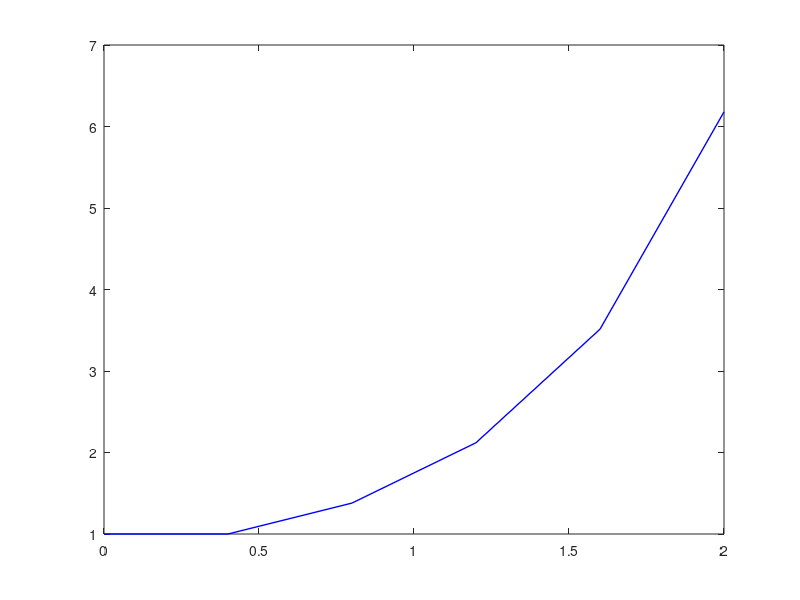

Here is the MATLAB script that generated this plot:
% Skript som implementerer Eulers metode.
% Input: Startkravet y(x0)=y0 og F(x,y),
% som definerer differensiallikninga ved
% y'=F(x,y)

% Startkrav og maksimal x-verdi
x0=0;
y0=1;
xMax=2;

% Differensiallikning
F=@(x,y) 3/2*sqrt(x)*y;

% Steglengda
N=input('Gi talet på steg: ');
h=(xMax-x0)/N;

% Vektor med x-verdiar
xVektor=x0:h:xMax;

% Initerar x og y
x=x0; y=y0;

% for-løkke som implementerer Eulers metode
yVektor(1)=y0;
for indeks=1:N
  % Eulers framovermetode
  y=y+F(x,y)*h;
  % Oppdaterer vektor med y-verdiar
  yVektor(indeks+1)=y;
  % Oppdaterer x
  x=x+h;
end

% Plottar resultatet
plot(xVektor,yVektor,'b-','linewidth',1)
